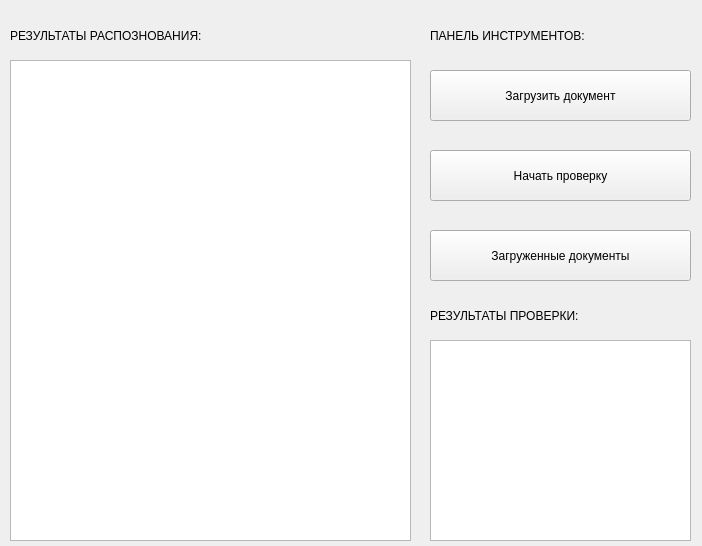
<?xml version="1.0" encoding="UTF-8"?>
<ui version="4.0">
 <class>Form</class>
 <widget class="QWidget" name="Form">
  <property name="geometry">
   <rect>
    <x>0</x>
    <y>0</y>
    <width>702</width>
    <height>546</height>
   </rect>
  </property>
  <property name="windowTitle">
   <string>Проверка рационализаторских предложений</string>
  </property>
  <widget class="QPushButton" name="pushButton_2">
   <property name="geometry">
    <rect>
     <x>430</x>
     <y>150</y>
     <width>261</width>
     <height>51</height>
    </rect>
   </property>
   <property name="text">
    <string>Начать проверку</string>
   </property>
  </widget>
  <widget class="QPlainTextEdit" name="plainTextEdit">
   <property name="geometry">
    <rect>
     <x>10</x>
     <y>60</y>
     <width>401</width>
     <height>481</height>
    </rect>
   </property>
  </widget>
  <widget class="QLabel" name="label_4">
   <property name="geometry">
    <rect>
     <x>430</x>
     <y>121</y>
     <width>261</width>
     <height>31</height>
    </rect>
   </property>
   <property name="styleSheet">
    <string notr="true">font: 12pt &quot;MS Shell Dlg 2&quot;;
color: rgb(0, 130, 15);</string>
   </property>
   <property name="text">
    <string/>
   </property>
   <property name="indent">
    <number>75</number>
   </property>
  </widget>
  <widget class="QLabel" name="label_2">
   <property name="geometry">
    <rect>
     <x>10</x>
     <y>10</y>
     <width>401</width>
     <height>51</height>
    </rect>
   </property>
   <property name="styleSheet">
    <string notr="true">font: 14pt &quot;MS Shell Dlg 2&quot;;</string>
   </property>
   <property name="text">
    <string>РЕЗУЛЬТАТЫ РАСПОЗНОВАНИЯ:</string>
   </property>
  </widget>
  <widget class="QPlainTextEdit" name="plainTextEdit_2">
   <property name="geometry">
    <rect>
     <x>430</x>
     <y>340</y>
     <width>261</width>
     <height>201</height>
    </rect>
   </property>
  </widget>
  <widget class="QLabel" name="label">
   <property name="geometry">
    <rect>
     <x>430</x>
     <y>10</y>
     <width>261</width>
     <height>51</height>
    </rect>
   </property>
   <property name="styleSheet">
    <string notr="true">font: 14pt &quot;MS Shell Dlg 2&quot;;</string>
   </property>
   <property name="text">
    <string>ПАНЕЛЬ ИНСТРУМЕНТОВ:</string>
   </property>
  </widget>
  <widget class="QLabel" name="label_3">
   <property name="geometry">
    <rect>
     <x>430</x>
     <y>290</y>
     <width>261</width>
     <height>51</height>
    </rect>
   </property>
   <property name="styleSheet">
    <string notr="true">font: 14pt &quot;MS Shell Dlg 2&quot;;</string>
   </property>
   <property name="text">
    <string>РЕЗУЛЬТАТЫ ПРОВЕРКИ:</string>
   </property>
  </widget>
  <widget class="QPushButton" name="pushButton">
   <property name="geometry">
    <rect>
     <x>430</x>
     <y>70</y>
     <width>261</width>
     <height>51</height>
    </rect>
   </property>
   <property name="text">
    <string>Загрузить документ</string>
   </property>
  </widget>
  <widget class="QPushButton" name="pushButton_3">
   <property name="geometry">
    <rect>
     <x>430</x>
     <y>230</y>
     <width>261</width>
     <height>51</height>
    </rect>
   </property>
   <property name="text">
    <string>Загруженные документы</string>
   </property>
  </widget>
 </widget>
 <resources/>
 <connections/>
</ui>
